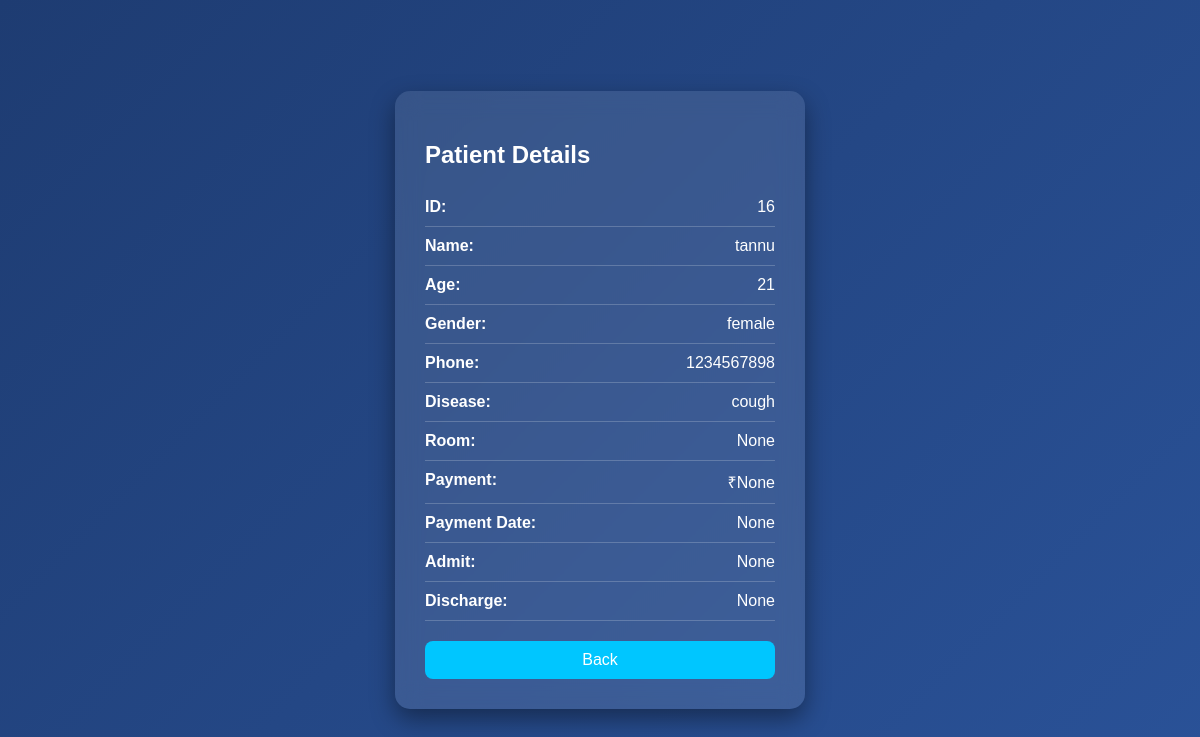
The page /view/16 on the database its author committed.
### tables this page shows
CREATE TABLE patients(
        id INTEGER PRIMARY KEY AUTOINCREMENT,
        name TEXT,
        age INTEGER,
        gender TEXT,
        phone TEXT,
        disease TEXT
    , room TEXT, payment TEXT, payment_date TEXT, admit_date TEXT, discharge_date TEXT);

### app.py (the view)
@app.route('/view/<int:id>')
def view(id):
    conn = get_db()
    patient = conn.execute("SELECT * FROM patients WHERE id=?", (id,)).fetchone()
    conn.close()
    return render_template("view.html", patient=patient)

### app.py (called while the page is built)
def get_db():
    conn = sqlite3.connect("database.db")
    conn.row_factory = sqlite3.Row
    return conn

### templates/view.html (shortened to what this page needs)
<!DOCTYPE html>
<html>
<head>
</head>
<body>
<div class="card">
<h2>Patient Details</h2>
<div class="row"><b>ID:</b> {{ patient.id }}</div>
<div class="row"><b>Name:</b> {{ patient.name }}</div>
<div class="row"><b>Age:</b> {{ patient.age }}</div>
<div class="row"><b>Gender:</b> {{ patient.gender }}</div>
<div class="row"><b>Phone:</b> {{ patient.phone }}</div>
<div class="row"><b>Disease:</b> {{ patient.disease }}</div>
<div class="row"><b>Room:</b> {{ patient.room }}</div>
<div class="row"><b>Payment:</b> ₹{{ patient.payment }}</div>
<div class="row"><b>Payment Date:</b> {{ patient.payment_date }}</div>
<div class="row"><b>Admit:</b> {{ patient.admit_date }}</div>
<div class="row"><b>Discharge:</b> {{ patient.discharge_date }}</div>
<a href="/dashboard" class="back">Back</a>
</div>
</body>
</html>

### templates/view.html (style rules this page uses)
body { margin:0; height:100vh; display:flex; justify-content:center; align-items:center; background: linear-gradient(135deg,#1e3c72,#2a5298); font-family: Arial; }
.card { background: rgba(255,255,255,0.1); padding:30px; border-radius:15px; color:white; width:350px; backdrop-filter: blur(12px); box-shadow:0 10px 25px rgba(0,0,0,0.4); }
.row { display:flex; justify-content:space-between; padding:10px 0; border-bottom:1px solid rgba(255,255,255,0.2); }
.back { display:block; margin-top:20px; text-align:center; padding:10px; background:#00c6ff; color:white; text-decoration:none; border-radius:8px; }

### rows shown on the page
patients: id "16", name "tannu", age "21", gender "female", phone "1234567898", disease "cough"

### other values the page prints
{{ patient.room }} "None"
{{ patient.payment }} "None"
{{ patient.payment_date }} "None"
{{ patient.admit_date }} "None"
{{ patient.discharge_date }} "None"
